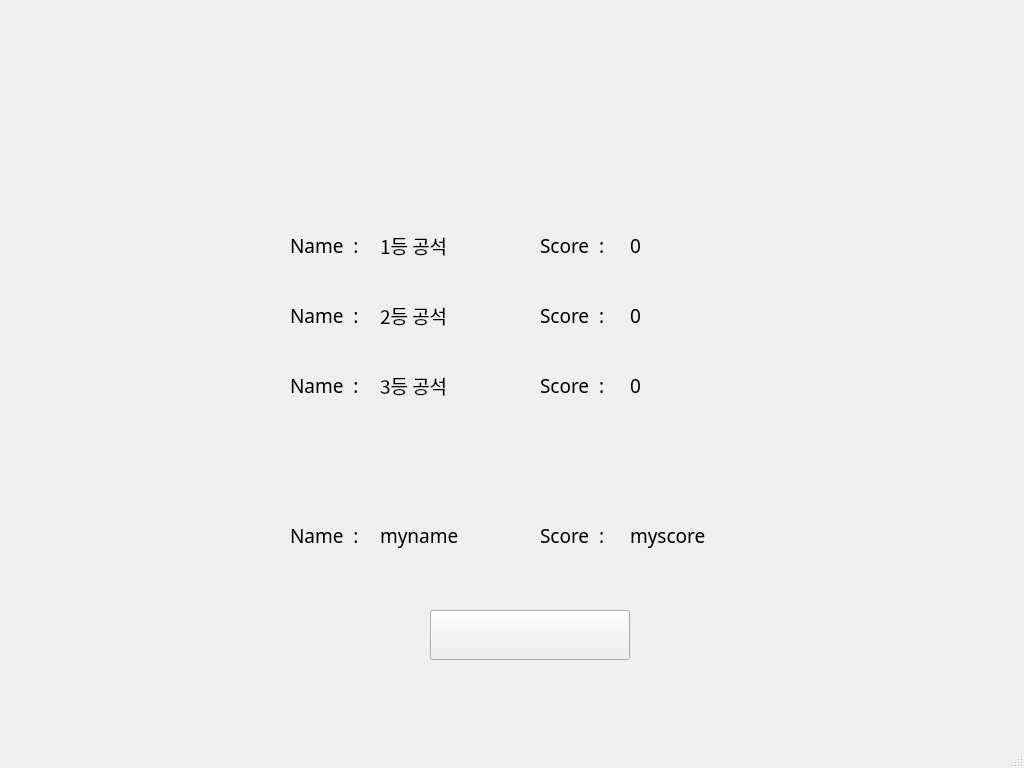
<?xml version="1.0" encoding="UTF-8"?>
<ui version="4.0">
 <class>MainWindow</class>
 <widget class="QMainWindow" name="MainWindow">
  <property name="geometry">
   <rect>
    <x>0</x>
    <y>0</y>
    <width>1024</width>
    <height>768</height>
   </rect>
  </property>
  <property name="windowTitle">
   <string>MainWindow</string>
  </property>
  <widget class="QWidget" name="centralwidget">
   <widget class="QLabel" name="fstname">
    <property name="geometry">
     <rect>
      <x>380</x>
      <y>220</y>
      <width>250</width>
      <height>50</height>
     </rect>
    </property>
    <property name="font">
     <font>
      <family>BM EULJIRO TTF</family>
      <pointsize>14</pointsize>
      <weight>50</weight>
      <bold>false</bold>
     </font>
    </property>
    <property name="text">
     <string>1등 공석</string>
    </property>
   </widget>
   <widget class="QPushButton" name="exit_btn">
    <property name="geometry">
     <rect>
      <x>430</x>
      <y>610</y>
      <width>200</width>
      <height>50</height>
     </rect>
    </property>
    <property name="text">
     <string/>
    </property>
   </widget>
   <widget class="QLabel" name="fstscore">
    <property name="geometry">
     <rect>
      <x>630</x>
      <y>220</y>
      <width>250</width>
      <height>50</height>
     </rect>
    </property>
    <property name="font">
     <font>
      <family>BM EULJIRO TTF</family>
      <pointsize>14</pointsize>
      <weight>50</weight>
      <bold>false</bold>
     </font>
    </property>
    <property name="text">
     <string>0</string>
    </property>
    <property name="textFormat">
     <enum>Qt::MarkdownText</enum>
    </property>
   </widget>
   <widget class="QLabel" name="sndscore">
    <property name="geometry">
     <rect>
      <x>630</x>
      <y>290</y>
      <width>250</width>
      <height>50</height>
     </rect>
    </property>
    <property name="font">
     <font>
      <family>BM EULJIRO TTF</family>
      <pointsize>14</pointsize>
      <weight>50</weight>
      <bold>false</bold>
     </font>
    </property>
    <property name="text">
     <string>0</string>
    </property>
   </widget>
   <widget class="QLabel" name="sndname">
    <property name="geometry">
     <rect>
      <x>380</x>
      <y>290</y>
      <width>250</width>
      <height>50</height>
     </rect>
    </property>
    <property name="font">
     <font>
      <family>BM EULJIRO TTF</family>
      <pointsize>14</pointsize>
      <weight>50</weight>
      <bold>false</bold>
     </font>
    </property>
    <property name="text">
     <string>2등 공석</string>
    </property>
   </widget>
   <widget class="QLabel" name="trdscore">
    <property name="geometry">
     <rect>
      <x>630</x>
      <y>360</y>
      <width>250</width>
      <height>50</height>
     </rect>
    </property>
    <property name="font">
     <font>
      <family>BM EULJIRO TTF</family>
      <pointsize>14</pointsize>
      <weight>50</weight>
      <bold>false</bold>
     </font>
    </property>
    <property name="text">
     <string>0</string>
    </property>
   </widget>
   <widget class="QLabel" name="trdname">
    <property name="geometry">
     <rect>
      <x>380</x>
      <y>360</y>
      <width>250</width>
      <height>50</height>
     </rect>
    </property>
    <property name="font">
     <font>
      <family>BM EULJIRO TTF</family>
      <pointsize>14</pointsize>
      <weight>50</weight>
      <bold>false</bold>
     </font>
    </property>
    <property name="text">
     <string>3등 공석</string>
    </property>
   </widget>
   <widget class="QLabel" name="myscore">
    <property name="geometry">
     <rect>
      <x>630</x>
      <y>510</y>
      <width>250</width>
      <height>50</height>
     </rect>
    </property>
    <property name="font">
     <font>
      <family>BM EULJIRO TTF</family>
      <pointsize>14</pointsize>
      <weight>50</weight>
      <bold>false</bold>
     </font>
    </property>
    <property name="text">
     <string>myscore</string>
    </property>
   </widget>
   <widget class="QLabel" name="myname">
    <property name="geometry">
     <rect>
      <x>380</x>
      <y>510</y>
      <width>250</width>
      <height>50</height>
     </rect>
    </property>
    <property name="font">
     <font>
      <family>BM EULJIRO TTF</family>
      <pointsize>14</pointsize>
      <weight>50</weight>
      <bold>false</bold>
     </font>
    </property>
    <property name="text">
     <string>myname</string>
    </property>
   </widget>
   <widget class="QLabel" name="overBackground_label">
    <property name="geometry">
     <rect>
      <x>0</x>
      <y>-10</y>
      <width>1024</width>
      <height>768</height>
     </rect>
    </property>
    <property name="text">
     <string/>
    </property>
   </widget>
   <widget class="QLabel" name="fstname_2">
    <property name="geometry">
     <rect>
      <x>290</x>
      <y>220</y>
      <width>81</width>
      <height>50</height>
     </rect>
    </property>
    <property name="font">
     <font>
      <family>BM EULJIRO TTF</family>
      <pointsize>14</pointsize>
      <weight>50</weight>
      <bold>false</bold>
     </font>
    </property>
    <property name="text">
     <string>Name  :  </string>
    </property>
   </widget>
   <widget class="QLabel" name="sndname_2">
    <property name="geometry">
     <rect>
      <x>290</x>
      <y>290</y>
      <width>81</width>
      <height>50</height>
     </rect>
    </property>
    <property name="font">
     <font>
      <family>BM EULJIRO TTF</family>
      <pointsize>14</pointsize>
      <weight>50</weight>
      <bold>false</bold>
     </font>
    </property>
    <property name="text">
     <string>Name  :  </string>
    </property>
   </widget>
   <widget class="QLabel" name="trdname_2">
    <property name="geometry">
     <rect>
      <x>290</x>
      <y>360</y>
      <width>81</width>
      <height>50</height>
     </rect>
    </property>
    <property name="font">
     <font>
      <family>BM EULJIRO TTF</family>
      <pointsize>14</pointsize>
      <weight>50</weight>
      <bold>false</bold>
     </font>
    </property>
    <property name="text">
     <string>Name  :  </string>
    </property>
   </widget>
   <widget class="QLabel" name="fstscore_2">
    <property name="geometry">
     <rect>
      <x>540</x>
      <y>220</y>
      <width>81</width>
      <height>50</height>
     </rect>
    </property>
    <property name="font">
     <font>
      <family>BM EULJIRO TTF</family>
      <pointsize>14</pointsize>
      <weight>50</weight>
      <bold>false</bold>
     </font>
    </property>
    <property name="text">
     <string>Score  :  </string>
    </property>
   </widget>
   <widget class="QLabel" name="trdscore_2">
    <property name="geometry">
     <rect>
      <x>540</x>
      <y>360</y>
      <width>81</width>
      <height>50</height>
     </rect>
    </property>
    <property name="font">
     <font>
      <family>BM EULJIRO TTF</family>
      <pointsize>14</pointsize>
      <weight>50</weight>
      <bold>false</bold>
     </font>
    </property>
    <property name="text">
     <string>Score  :  </string>
    </property>
   </widget>
   <widget class="QLabel" name="sndscore_2">
    <property name="geometry">
     <rect>
      <x>540</x>
      <y>290</y>
      <width>81</width>
      <height>50</height>
     </rect>
    </property>
    <property name="font">
     <font>
      <family>BM EULJIRO TTF</family>
      <pointsize>14</pointsize>
      <weight>50</weight>
      <bold>false</bold>
     </font>
    </property>
    <property name="text">
     <string>Score  :  </string>
    </property>
   </widget>
   <widget class="QLabel" name="trdname_3">
    <property name="geometry">
     <rect>
      <x>290</x>
      <y>510</y>
      <width>81</width>
      <height>50</height>
     </rect>
    </property>
    <property name="font">
     <font>
      <family>BM EULJIRO TTF</family>
      <pointsize>14</pointsize>
      <weight>50</weight>
      <bold>false</bold>
     </font>
    </property>
    <property name="text">
     <string>Name  :  </string>
    </property>
   </widget>
   <widget class="QLabel" name="trdscore_3">
    <property name="geometry">
     <rect>
      <x>540</x>
      <y>510</y>
      <width>81</width>
      <height>50</height>
     </rect>
    </property>
    <property name="font">
     <font>
      <family>BM EULJIRO TTF</family>
      <pointsize>14</pointsize>
      <weight>50</weight>
      <bold>false</bold>
     </font>
    </property>
    <property name="text">
     <string>Score  :  </string>
    </property>
   </widget>
   <zorder>overBackground_label</zorder>
   <zorder>fstname</zorder>
   <zorder>exit_btn</zorder>
   <zorder>fstscore</zorder>
   <zorder>sndscore</zorder>
   <zorder>sndname</zorder>
   <zorder>trdscore</zorder>
   <zorder>trdname</zorder>
   <zorder>myscore</zorder>
   <zorder>myname</zorder>
   <zorder>fstname_2</zorder>
   <zorder>sndname_2</zorder>
   <zorder>trdname_2</zorder>
   <zorder>fstscore_2</zorder>
   <zorder>trdscore_2</zorder>
   <zorder>sndscore_2</zorder>
   <zorder>trdname_3</zorder>
   <zorder>trdscore_3</zorder>
  </widget>
  <widget class="QMenuBar" name="menubar">
   <property name="geometry">
    <rect>
     <x>0</x>
     <y>0</y>
     <width>1024</width>
     <height>25</height>
    </rect>
   </property>
  </widget>
  <widget class="QStatusBar" name="statusbar"/>
 </widget>
 <resources/>
 <connections/>
</ui>
